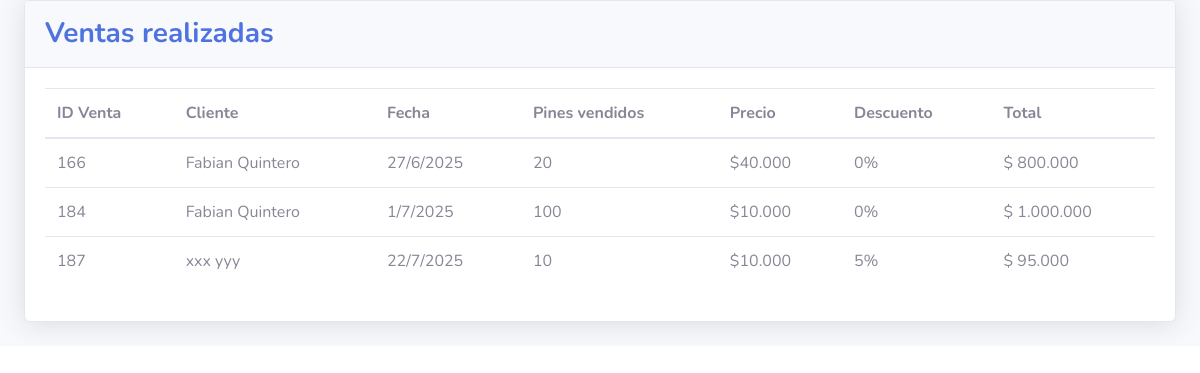
The app's page /paginas/admin/ventas.php (signed in), older data.
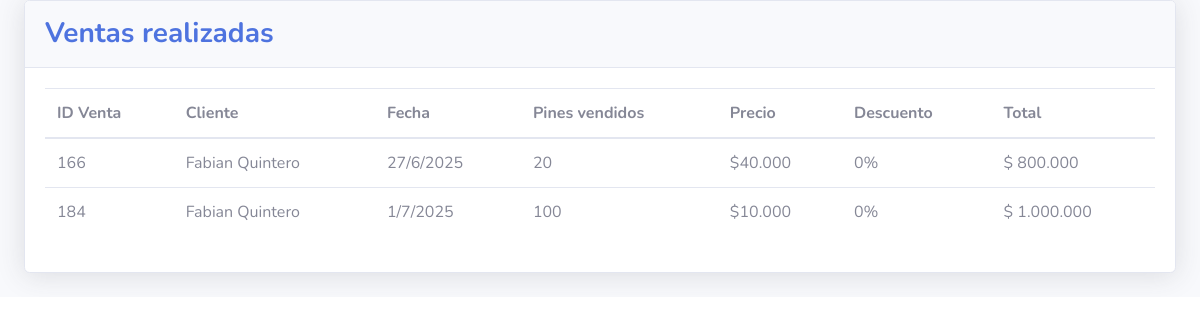
The same page, newer data.
### tables this page shows
CREATE TABLE `compra` (
  `id` int NOT NULL AUTO_INCREMENT,
  `pines` int NOT NULL,
  `precio` int NOT NULL DEFAULT '100000',
  `dia` int NOT NULL,
  `mes` int NOT NULL,
  `ano` int NOT NULL,
  `id_venta` text,
  `id_cliente` int DEFAULT NULL,
  `porcentaje_descuento` int DEFAULT NULL,
  PRIMARY KEY (`id`)
);

CREATE TABLE `cliente` (
  `idcl` int NOT NULL AUTO_INCREMENT,
  `nombre` text NOT NULL,
  `fecharegistro` text NOT NULL,
  `estatus` int NOT NULL,
  `usuario` text NOT NULL,
  `clave` text NOT NULL,
  `pines` int NOT NULL,
  `pinesdisp` int DEFAULT NULL,
  `nroidcc` varchar(150) DEFAULT NULL,
  `profesion` varchar(150) DEFAULT NULL,
  `postgrado` varchar(150) DEFAULT NULL,
  `nrotarjprof` varchar(150) DEFAULT NULL,
  `nrolicprof` varchar(150) DEFAULT NULL,
  `fechexp` date DEFAULT NULL,
  `celular` text,
  `infcompletada` int NOT NULL DEFAULT '0',
  PRIMARY KEY (`idcl`),
  UNIQUE KEY `idc` (`idcl`)
);

### paginas/admin/ventas.php (the view, shortened to what this page needs)
<?php
include_once("../../conexion.php");
if(($_SESSION['logueado']) == true){
?>
<!DOCTYPE html>
<html lang="en">
<head>
  <link href="../../vendor/fontawesome-free/css/all.min.css" rel="stylesheet" type="text/css">
  <link href="../../css/sb-admin-2.min.css" rel="stylesheet">
</head>
<body style="overflow-x: hidden; overflow-y: hidden;">
  <div id="wrapper">
    <div id="content-wrapper" class="d-flex flex-column">
      <div id="content">
        <div class="container-fluid">
          <div class="row">
            <div class="col-lg-12">
              <div class="card shadow mb-4">
                <div class="card-header py-3 d-flex flex-row align-items-center justify-content-between">
                  <h3 class="m-0 font-weight-bold text-primary"> Ventas realizadas</h3>
                </div>
                <div class="card-body" style="height: fit-content;">
                  <div class="chart-area" style="height: auto;">
                     <?php
                        $consulta = "SELECT * FROM compra co INNER JOIN cliente cli ON co.id_cliente = cli.idcl ";
                        $clientes = $con->query($consulta);
                     ?>
                     <table class="table" id="example" style="width: 100%;">
                       <thead>
                         <tr>
                           <th scope="col">ID Venta</th>
                           <th scope="col">Cliente</th>
                           <th scope="col">Fecha</th>
                           <th scope="col">Pines vendidos</th>
                           <th scope="col">Precio</th>
                           <th scope="col">Descuento</th>
                           <th scope="col">Total</th>
                         </tr>
                       </thead>
                       <tbody>
                        <?php
                          while ($row = mysqli_fetch_array($clientes)) {
                        ?>
                         <tr>
                           <td><?php echo $row[0] ?></td>
                           <td><?php echo $row["nombre"] ?></td>
                           <td><?php echo $row["dia"]."/".$row["mes"]."/".$row["ano"] ?></td>
                           <td><?php echo $row[1] ?></td>
                           <td>$<?php echo number_format($row["precio"], 0, ',', '.') ?></td>
                           <td><?php echo $row["porcentaje_descuento"] ?>%</td>
                           <td>$ <?php echo number_format(($row["precio"] * $row[1]) - (($row["precio"] * $row[1]) * ($row["porcentaje_descuento"] / 100)), 0, ',', '.') ?></td>
                         </tr>
                        <?php
                          }
                        ?>
                       </tbody>
                    </table>
                  </div>
                </div>
              </div>
            </div>
          </div>
        </div>
      </div>
    </div>
  </div>
  <link rel="stylesheet" type="text/css" href="https://cdn.datatables.net/v/bs4/dt-1.10.18/datatables.min.css" />
</body>
</html>
<?php
}else{
  header("Location: ../../index.php");
  exit();
}
?>

Row changes from the older to the newer data that the page shows:
removed compra: id "187", id_cliente.nombre "xxx yyy", dia "22", mes "7", ano "2025", pines "10", precio "10.000", porcentaje_descuento "5", precio+pines+porcentaje_descuento "95.000"
